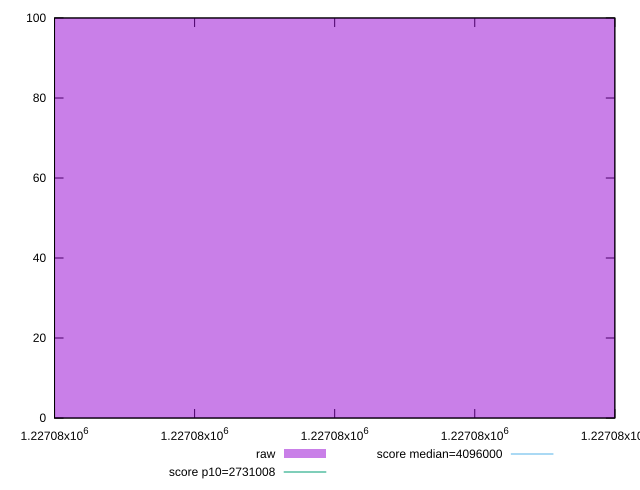

The gnuplot source for this figure:
reset

$raw <<EOF
1227082 100
EOF

set key outside below
set boxwidth 0.1
set xrange [1227081.99:1227082.01]
set yrange [0:100]
set trange [0:100]
set style fill transparent solid 0.5 noborder

set parametric
set terminal svg size 640, 490 enhanced background rgb 'white'
set output "report_00021_2021-02-20T09:16:39.615Z/total-byte-weight/samples/pages+cached+noadtech/raw/histogram.svg"

plot $raw title "raw" with boxes, \
     2731008,t title "score p10=2731008", \
     4096000,t title "score median=4096000"

reset
